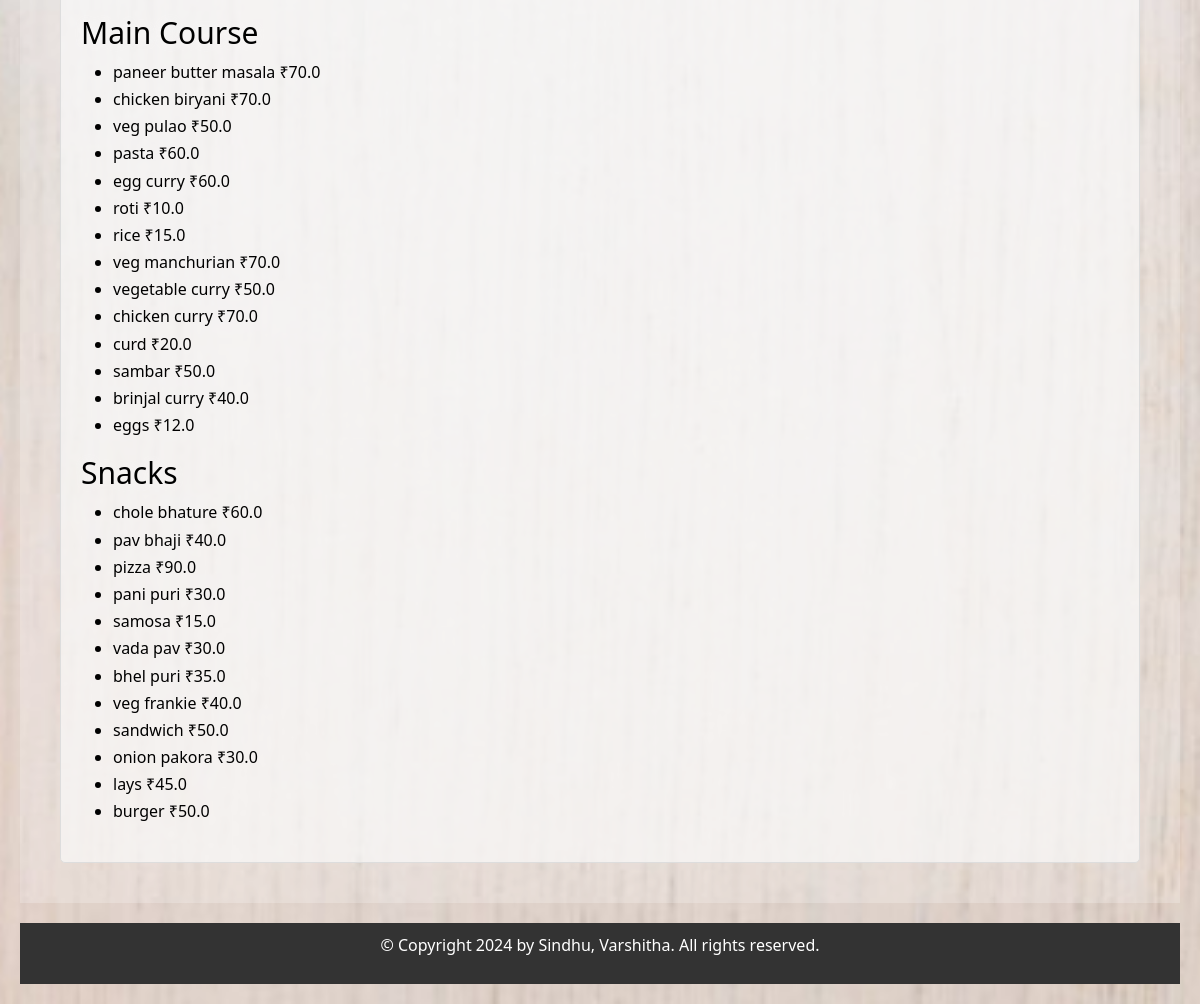
The app's page /category-wise-items/ (signed in, lower part), older data.
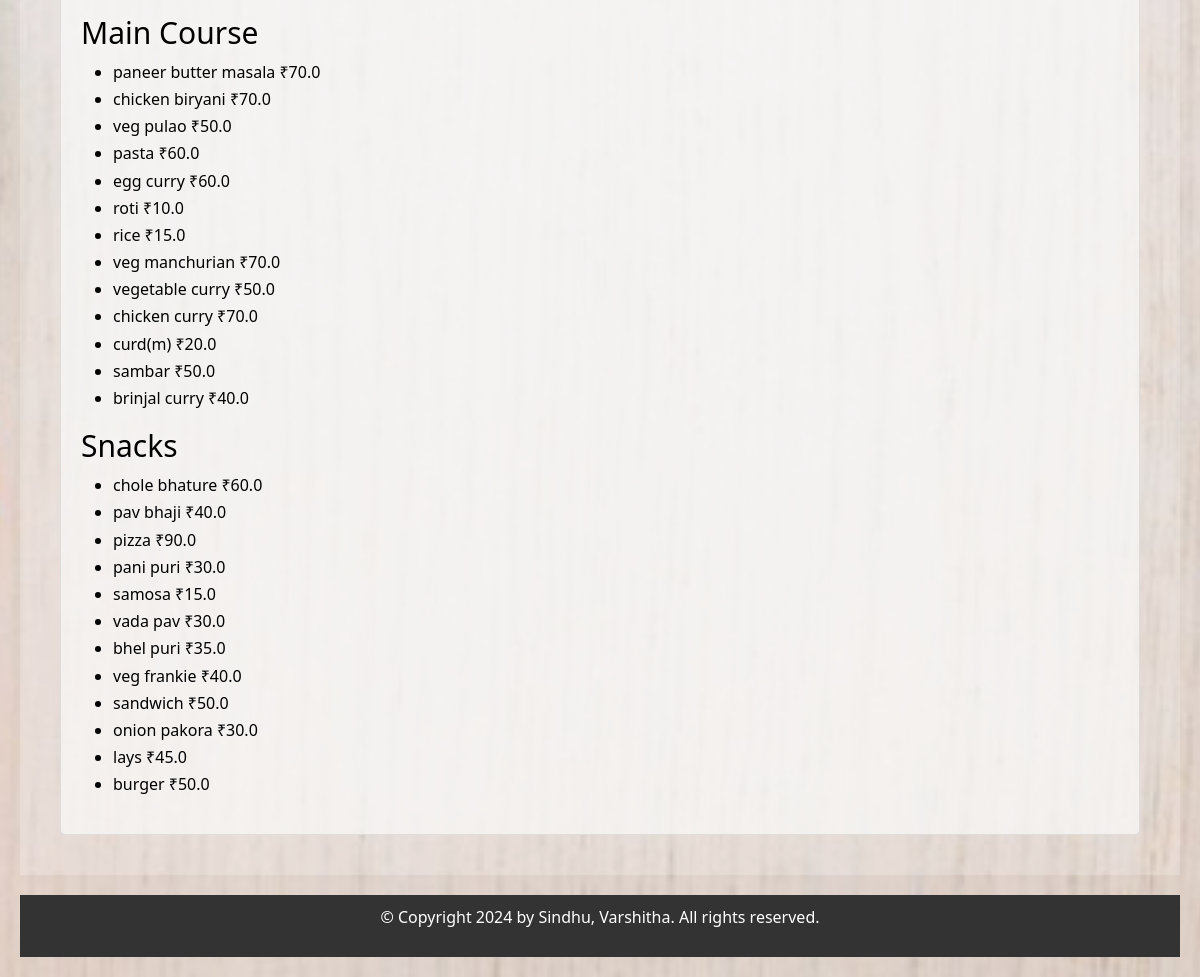
The same page, newer data.
### nutrition/models.py (models this page shows, shortened)
class Category(models.Model):
    name = models.CharField(max_length=100, unique=True)

class NutritionInfo(models.Model):
    item_name = models.CharField(max_length=100, unique=True)
    calories = models.FloatField()
    proteins = models.FloatField()
    fats = models.FloatField()
    sodium = models.FloatField(default=0)
    fiber = models.FloatField(default=0)
    carbs = models.FloatField()
    sugar = models.FloatField(default=0)
    category = models.ForeignKey(Category, related_name='nutrition_items', on_delete=models.CASCADE, null=True)
    price = models.FloatField(default=0)
    image = models.ImageField(upload_to='nutrition_images/', null=True, blank=True)
    unit_weight = models.FloatField(default=100)

### nutrition/views.py (the view)
# urls.py: path('category-wise-items/', views.category_wise_items, name='category-wise-items'),
@cache_control(no_cache=True, must_revalidate=True, no_store=True)
@login_required(login_url='login')
def category_wise_items(request):#to display categories in category.html(navbar)
    categories = Category.objects.all()
    items_by_category = {category.name: NutritionInfo.objects.filter(category=category) for category in categories}
    context = {
        'items_by_category': items_by_category
    }
    return render(request, 'categorylist.html', context)

### templates/categorylist.html (shortened to what this page needs)
{% extends "base.html" %}
{% block content %}
<div class="details">
{% for category, items in items_by_category.items %}
    <h3>{{ category }}</h3>
    <ul>
        {% for item in items %}
            <li>{{ item.item_name }}   ₹{{ item.price }} </li>
        {% empty %}
            <li>No items available in this category.</li>
        {% endfor %}
    </ul>
{% endfor %}
</div>
{% endblock %}

### templates/base.html (shortened to what this page needs)
<!DOCTYPE html>
<html lang="en">
{% load static %}
<head>
    <link rel="stylesheet" href="https://cdnjs.cloudflare.com/ajax/libs/font-awesome/5.15.4/css/all.min.css">
    <link href="https://cdn.jsdelivr.net/npm/bootstrap@5.3.3/dist/css/bootstrap.min.css" rel="stylesheet">
    <link rel="stylesheet" href="https://cdnjs.cloudflare.com/ajax/libs/font-awesome/6.0.0-beta3/css/all.min.css">
</head>
<body>
    <main>
        {% block content %}
        {% endblock %}
    </main>
    <footer>
        <p>&copy; Copyright 2024 by Sindhu, Varshitha. All rights reserved.</p>
    </footer>
</body>
</html>

### templates/navbar.html (shortened to what this page needs)
{% load static %}

### templates/categorylist.html (style rules this page uses)
.details { margin: 20px; border: 1px solid #ddd; border-radius: 5px; padding: 20px; background-color: #f9f9f9b1; line-height: 1.7; }

Row changes from the older to the newer data that the page shows:
removed NutritionInfo: item_name "eggs", price "12.0", shown under "Main Course"
changed NutritionInfo: item_name "curd" → "curd(m)"
